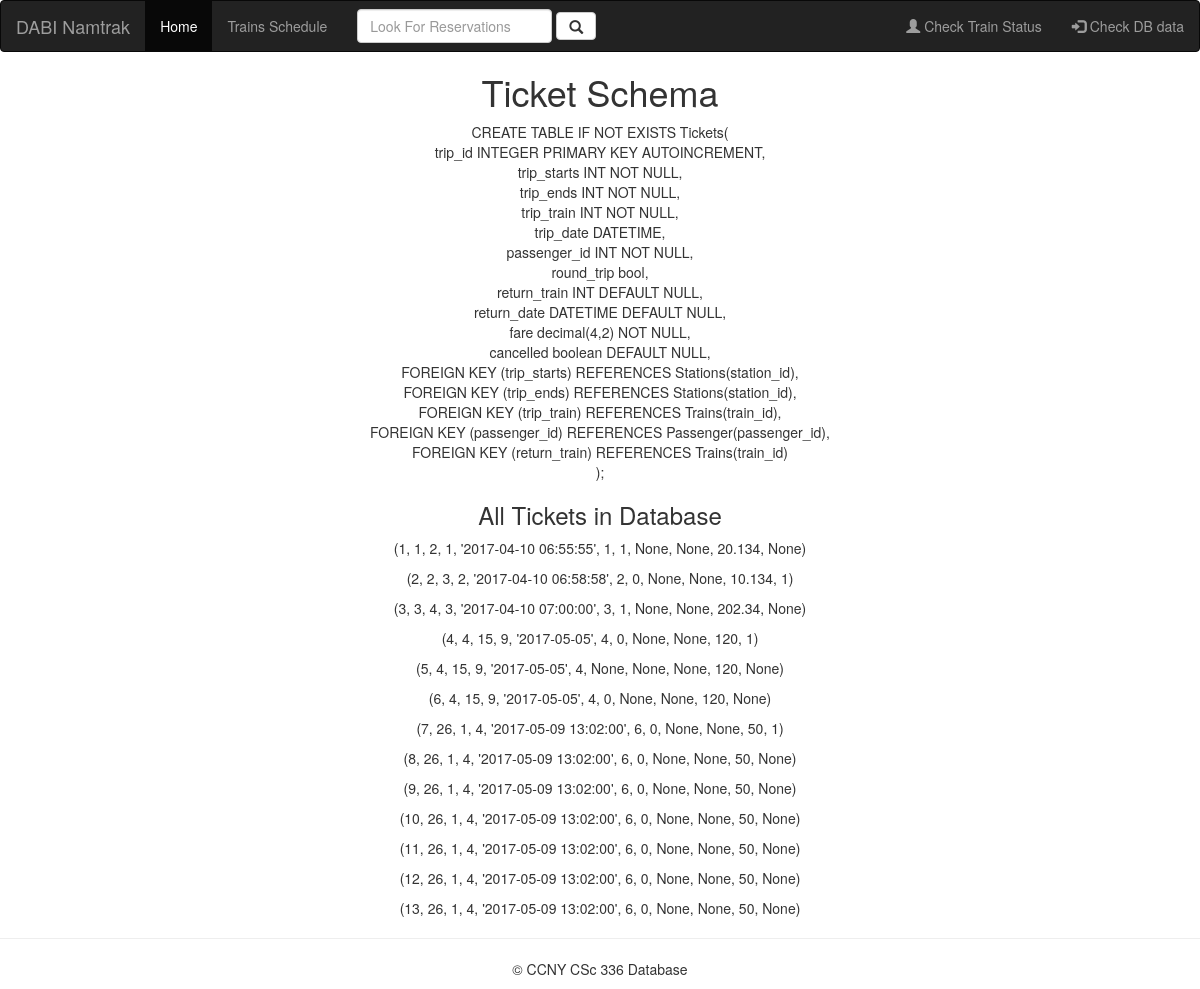
/check_tickets, run on the app's committed database.
### tables this page shows
CREATE TABLE Tickets( 
	trip_id INTEGER PRIMARY KEY AUTOINCREMENT,
	trip_starts INT NOT NULL,
	trip_ends INT NOT NULL,
	trip_train INT NOT NULL,
	trip_date DATETIME,
	passenger_id INT NOT NULL,
	round_trip bool,
	return_train INT DEFAULT NULL,
	return_date DATETIME DEFAULT NULL,
	fare decimal(4,2) NOT NULL,
	cancelled boolean DEFAULT NULL,
	FOREIGN KEY (trip_starts) REFERENCES Stations(station_id),
  	FOREIGN KEY (trip_ends) REFERENCES Stations(station_id),
 	FOREIGN KEY (trip_train) REFERENCES Trains(train_id),
  	FOREIGN KEY (passenger_id) REFERENCES Passenger(passenger_id),
  	FOREIGN KEY (return_train) REFERENCES Trains(train_id)
);

### app/views.py (the view)
@app.route('/check_tickets')
def check_tickets():
    tickets = get_all_tickets()
    return render_template("check_tickets.html", tickets=tickets)

### app/models.py (called while the page is built)
def get_all_tickets():
    with sql.connect("database.db") as con:
        cur = con.cursor()
        cur.execute(" SELECT * from Tickets")
        return cur.fetchall()

### app/templates/check_tickets.html
{% extends "layout.html" %}
{% block content %}
<div class="checking_tickets" style="text-align: center;">
<h1> Ticket Schema </h1>
<p>CREATE TABLE IF NOT EXISTS Tickets( <br>
	trip_id INTEGER PRIMARY KEY AUTOINCREMENT,<br>
	trip_starts INT NOT NULL,<br>
	trip_ends INT NOT NULL,<br>
	trip_train INT NOT NULL,<br>
	trip_date DATETIME,<br>
	passenger_id INT NOT NULL,<br>
	round_trip bool,<br>
	return_train INT DEFAULT NULL,<br>
	return_date DATETIME DEFAULT NULL,<br>
	fare decimal(4,2) NOT NULL,<br>
	cancelled boolean DEFAULT NULL,<br>
	FOREIGN KEY (trip_starts) REFERENCES Stations(station_id),<br>
  	FOREIGN KEY (trip_ends) REFERENCES Stations(station_id),<br>
 	FOREIGN KEY (trip_train) REFERENCES Trains(train_id),<br>
  	FOREIGN KEY (passenger_id) REFERENCES Passenger(passenger_id),<br>
  	FOREIGN KEY (return_train) REFERENCES Trains(train_id)<br>
);</p>
<h3> All Tickets in Database </h3>
{% for ticket in tickets %}
<p>  {{ ticket }} </p>
{% endfor %}
</div>
{% endblock %}

### app/templates/layout.html (shortened to what this page needs)
<html>
<head>
<link rel="stylesheet" href="https://maxcdn.bootstrapcdn.com/bootstrap/3.3.7/css/bootstrap.min.css">
</head>
<body>
<nav class="navbar navbar-inverse">
  <div class="container-fluid">
    <div class="navbar-header">
      <a class="navbar-brand" href="/index">DABI Namtrak</a>
    </div>
    <ul class="nav navbar-nav">
      <li class="active"><a href="/index">Home</a></li>
      <li><a href="{{url_for('check_schedule')}}">Trains Schedule</a></li>
      <form class="navbar-form navbar-left" action="{{ url_for('reservation') }}" method="post" >
      <div class="form-group">
        <input type="text" class="form-control" name="passengerID" placeholder="Look For Reservations">
      </div>
      <button type="submit" class="btn btn-default"><i class="glyphicon glyphicon-search"></i></button>
    </form>
    </ul>
    <ul class="nav navbar-nav navbar-right">
      <li><a href="{{url_for('train_status')}}"><span class="glyphicon glyphicon-user"></span> Check Train Status </a></li>
      <li><a href="{{url_for('check_db')}}"><span class="glyphicon glyphicon-log-in"></span> Check DB data </a></li>
    </ul>
  </div>
</nav>
{% block content %}
{% endblock content %}
<hr>
        <footer>
          <p>&copy; CCNY CSc 336 Database</p>
        </footer>
</body>
</html>

### app/templates/layout.html (style rules this page uses)
.navbar-right { float: right; }
footer { text-align: center; }

### data on the page
Tickets: ticket "(1, 1, 2, 1, '2017-04-10 06:55:55', 1, 1, None, None, 20.134, None)"
Tickets: ticket "(2, 2, 3, 2, '2017-04-10 06:58:58', 2, 0, None, None, 10.134, 1)"
Tickets: ticket "(3, 3, 4, 3, '2017-04-10 07:00:00', 3, 1, None, None, 202.34, None)"
Tickets: ticket "(4, 4, 15, 9, '2017-05-05', 4, 0, None, None, 120, 1)"
Tickets: ticket "(5, 4, 15, 9, '2017-05-05', 4, None, None, None, 120, None)"
Tickets: ticket "(6, 4, 15, 9, '2017-05-05', 4, 0, None, None, 120, None)"
Tickets: ticket "(7, 26, 1, 4, '2017-05-09 13:02:00', 6, 0, None, None, 50, 1)"
Tickets: ticket "(8, 26, 1, 4, '2017-05-09 13:02:00', 6, 0, None, None, 50, None)"
Tickets: ticket "(9, 26, 1, 4, '2017-05-09 13:02:00', 6, 0, None, None, 50, None)"
Tickets: ticket "(10, 26, 1, 4, '2017-05-09 13:02:00', 6, 0, None, None, 50, None)"
Tickets: ticket "(11, 26, 1, 4, '2017-05-09 13:02:00', 6, 0, None, None, 50, None)"
Tickets: ticket "(12, 26, 1, 4, '2017-05-09 13:02:00', 6, 0, None, None, 50, None)"
Tickets: ticket "(13, 26, 1, 4, '2017-05-09 13:02:00', 6, 0, None, None, 50, None)"
